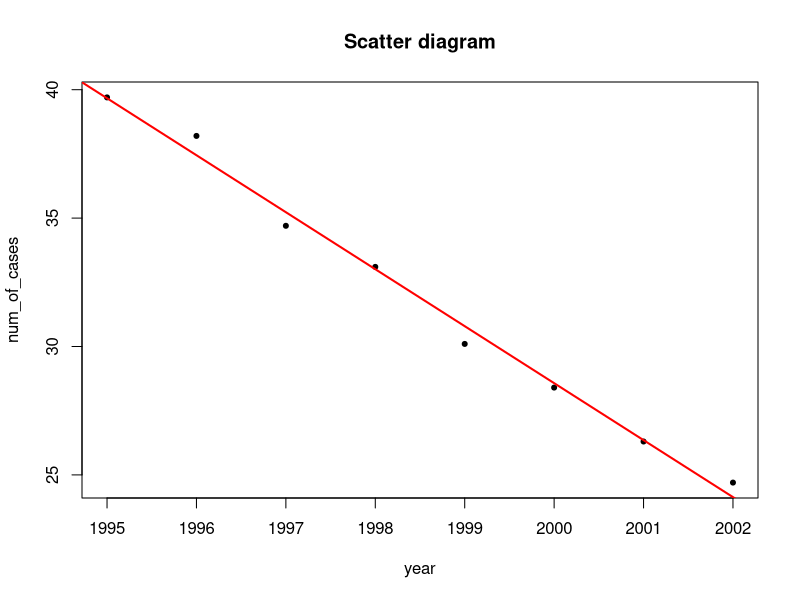
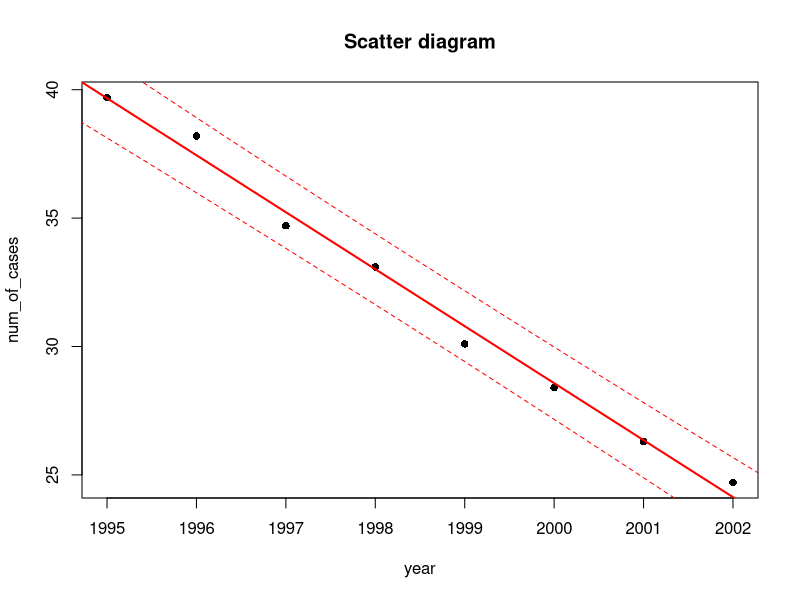
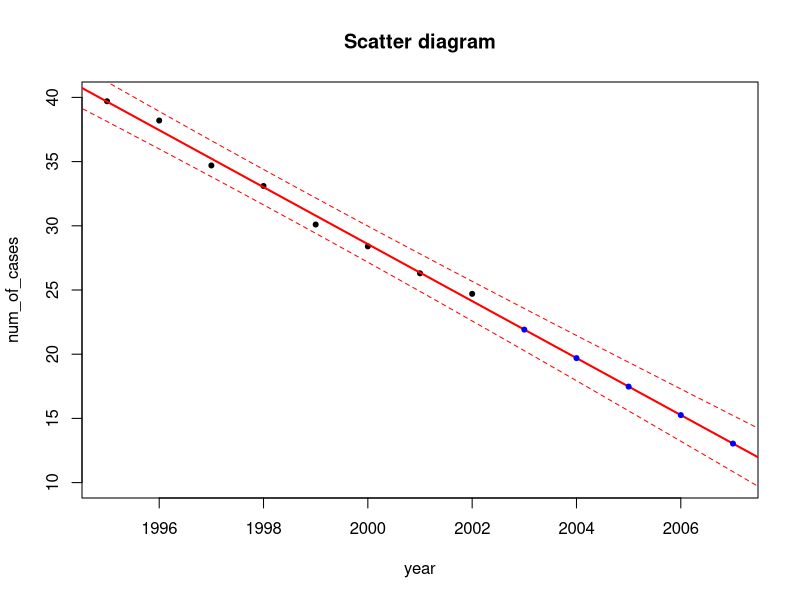

Here is the R script that generated these plots, in order:
year <- c(1995, 1996, 1997, 1998, 1999, 2000, 2001, 2002)
num_of_cases <- c(39.7, 38.2, 34.7, 33.1, 30.1, 28.4, 26.3, 24.7)
newdata <- data.frame(year = year, num_of_cases = num_of_cases)
plot(newdata, main = "Scatter diagram", pch = 20)
model <- lm(num_of_cases ~ year, data = newdata)
model
abline(model, col = "red", lwd = 2)
coef(model)
confint(model)
summary(model)
fitted(model)
residuals(model)

temp_year <- data.frame(year = seq(min(newdata$year) - 10, 
                                         max(newdata$year) + 10, 
                                         length = 100))
pred <- predict(model, temp_year, interval = "prediction")
plot(newdata, main = "Scatter diagram", pch = 16)
abline(model, col = "red", lwd = 2)
lines(temp_year$year, pred[, 2], lty = 2, col = "red")
lines(temp_year$year, pred[, 3], lty = 2, col = "red")

new_year <- data.frame(year = c(2003, 2004, 2005, 2006, 2007))
a <- predict(model, new_year, interval = 'prediction')
plot(newdata, main = "Scatter diagram", pch = 20, xlim = c(1995, 2007), ylim = c(10, 40))
abline(model, col = "red", lwd = 2)
points(c(2003, 2004, 2005, 2006, 2007), a[ ,1], col = "blue", pch = 20)
temp_year <- data.frame(year = seq(min(c(newdata$year, 2003, 2004, 2005, 2006, 2007)) - 10, 
                                   max(c(newdata$year, 2003, 2004, 2005, 2006, 2007)) + 10, 
                                   length = 100))
pred <- predict(model, temp_year, interval = "prediction")
lines(temp_year$year, pred[, 2], lty = 2, col = "red")
lines(temp_year$year, pred[, 3], lty = 2, col = "red")
